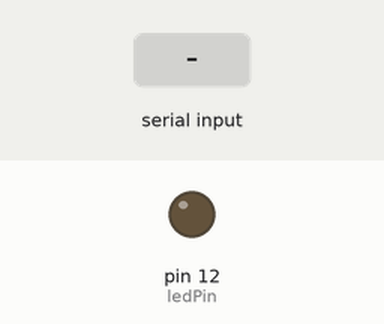
Bench run of a sketch on a simulated Arduino Uno, built with avr-gcc and run on an emulated ATmega328P. Parts: output pins drawn as LEDs (lit = HIGH). The test bench sets the inputs (shaded band).

Above: at 1.2 s.
1.3 s: "A" received over Serial
At 2.3 s:
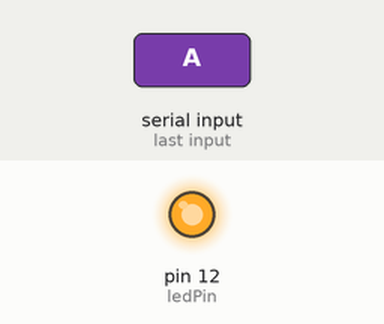
2.8 s: "B" received over Serial
At 3.5 s:
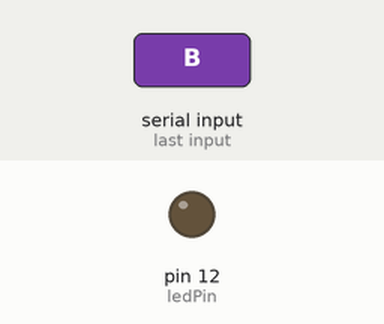
Timing chart, 0 to 5.8 s (numbered marks = the images above; inputs shaded):
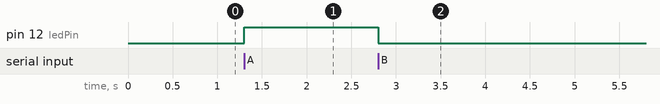

The sketch:

arduinoReceievedfromPython.ino.ino
```cpp
int ledPin = 12;


void setup() {

  pinMode(ledPin,OUTPUT);
  digitalWrite(ledPin,LOW);

  Serial.begin(9600);
}

void loop() {

  char readData = 0;

  if(Serial.available()){
    readData = Serial.read();


    switch(readData){

      case 'A': digitalWrite(ledPin,HIGH);
//                delay(1000);
                break;

      case 'B': digitalWrite(ledPin,LOW);
//                delay(1000);
                break;

      default:
                break;
    }
  }
}
```

Measured:
- after the input at 1.3 s, pin 12 (ledPin): LOW → HIGH at once
- after the input at 2.8 s, pin 12 (ledPin): HIGH → LOW at once
